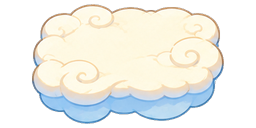
#> input picture assets/base/environment/platforms/platform_cloud_edge_01.png, 256 x 128 px
$ python -i review_b01_assets.py   (imports and definitions only)
#> lines starting #> are read from the running program, lines starting #| are printed output that depends on the picture
#!/usr/bin/env python3
"""Non-destructive visual/structural review of Cloudbound B01 base art.

This is a review tool, not an automatic approval gate. A passing edge test
cannot prove visually seamless geometry or that platforms are navigable.
"""
from __future__ import annotations

import argparse
import hashlib
import json
import math
from pathlib import Path
from PIL import Image, ImageDraw, ImageChops, ImageStat

EXISTING = {
    'ground_jade_tile_01': ('ground', (128, 128), 'repeat'),
    'ground_jade_tile_02': ('ground', (128, 128), 'repeat'),
    'ground_cloud_tile_01': ('ground', (128, 128), 'repeat'),
    'ground_rune_center_01': ('ground', (128, 128), 'static'),
    'ground_grass_stone_transition_01': ('ground', (128, 128), 'transition'),
    'platform_cloud_edge_01': ('platforms', (256, 128), 'edge'),
    'platform_cloud_corner_01': ('platforms', (128, 128), 'corner'),
    'bridge_stone_01': ('bridges', (256, 128), 'bridge'),
    'bridge_stone_02': ('bridges', (256, 128), 'bridge'),
    'stairs_stone_01': ('bridges', (128, 128), 'stairs'),
}
# Proposed names for independently authored parts, not present in main at review time.
REVISED_REQUIRED = {
    'platforms': [*(f'platform_cloud_edge_{d}_01' for d in ('north', 'south', 'east', 'west')),
                  *(f'platform_cloud_corner_{d}_01' for d in ('nw', 'ne', 'sw', 'se'))],
    'bridges': ['bridge_stone_entrance_01', 'bridge_stone_middle_01',
                'bridge_stone_extension_01', 'bridge_stone_exit_01'],
    'ground': ['ground_stone_tile_01', *(f'ground_grass_stone_edge_{d}_01' for d in ('north','south','east','west')),
               *(f'ground_grass_stone_outer_{d}_01' for d in ('nw','ne','sw','se')),
               *(f'ground_grass_stone_inner_{d}_01' for d in ('nw','ne','sw','se'))],
}


def edge_stats(im: Image.Image) -> dict:
    im = im.convert('RGBA')
    left, right = im.crop((0,0,1,im.height)).tobytes(), im.crop((im.width-1,0,im.width,im.height)).tobytes()
    top, bottom = im.crop((0,0,im.width,1)).tobytes(), im.crop((0,im.height-1,im.width,im.height)).tobytes()
    def mean_abs(a, b):
        return round(sum(abs(a[i]-b[i]) for i in range(len(a))) / len(a), 3)
    def mirror_diff(axis):
        flip = im.transpose(Image.Transpose.FLIP_LEFT_RIGHT if axis=='x' else Image.Transpose.FLIP_TOP_BOTTOM)
        return round(sum(ImageStat.Stat(ImageChops.difference(im.convert('RGB'), flip.convert('RGB'))).mean)/3, 3)
    return {'left_right_rgba_mae':mean_abs(left,right),
            'top_bottom_rgba_mae':mean_abs(top,bottom),
            'horizontal_mirror_mae':mirror_diff('x'),
            'vertical_mirror_mae':mirror_diff('y')}


def fit_thumb(im, box):
    v=im.copy().convert('RGBA');v.thumbnail(box,Image.Resampling.LANCZOS);return v


# [100 lines left out: functions draw_tileability, draw_assembly, review, main, not called in this run]

# [1 line not run here, left out]

>>> from PIL import Image
>>> picture = Image.open('../../assets/base/environment/platforms/platform_cloud_edge_01.png')
#> picture is the input picture: PIL image 256x128 RGBA; mean R, G, B, A 133.4, 134, 127.7, 146.6
>>> result = edge_stats(picture)
#> in mirror_diff, `flip = im.transpose(Image.Transpose.FLIP_LEFT_RIGHT if axis=='x' else ..`:
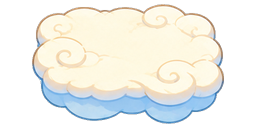
#> flip: PIL image 256x128 RGBA; mean R, G, B, A 133.4, 134, 127.7, 146.6; transparent parts drawn white
#> call 2 of mirror_diff, with axis = 'y'
#> in mirror_diff (call 2), `flip = im.transpose(Image.Transpose.FLIP_LEFT_RIGHT if axis=='x' else ..`:
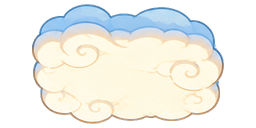
#> flip: PIL image 256x128 RGBA; mean R, G, B, A 133.4, 134, 127.7, 146.6; transparent parts drawn white
#> result = {'left_right_rgba_mae': 0, 'top_bottom_rgba_mae': 0, 'horizontal_mirror_mae': 15.9, 'vertical_mirror_mae': 25.42}
